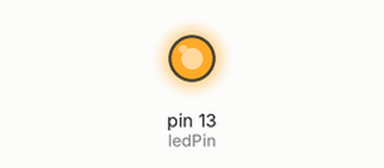
A sketch run on a simulated Arduino Uno, built with avr-gcc and run on an emulated ATmega328P. Shown: output pins drawn as LEDs (lit = HIGH).

Above: at 0.1 s.
At 20.1 s:
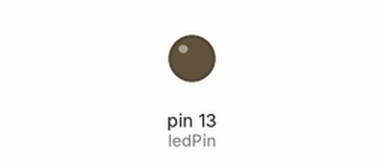
Timing chart, 0 to 21.6 s (numbered marks = the images above):
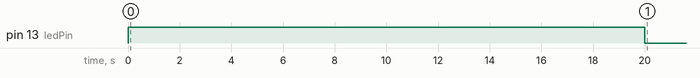

The sketch:

blink.ino
```cpp
/*
  Blink with Delay

*/

// constants won't change. Used here to set a pin number:
const int ledPin =  LED_BUILTIN;// the number of the LED pin

// Variables will change:
int ledState = LOW;             // ledState used to set the LED

// Generally, you should use "unsigned long" for variables that hold time
// The value will quickly become too large for an int to store
unsigned long previousMillis = 0;        // will store last time LED was updated

const long tempsAllumage = 20000; // temps d'allumage de la led. (20s)
const long tempsEteinte = 600000-tempsAllumage;           // interval at which to blink (milliseconds)
void setup() {
  // set the digital pin as output:
  pinMode(ledPin, OUTPUT);
}

void loop() {
   digitalWrite(ledPin, HIGH);
   delay(tempsAllumage); //
   digitalWrite(ledPin, LOW);
   delay(tempsEteinte); //
}
```

Measured:
- by itself, pin 13 (ledPin): LOW → HIGH at 0.00 s, → LOW 20.0 s later
